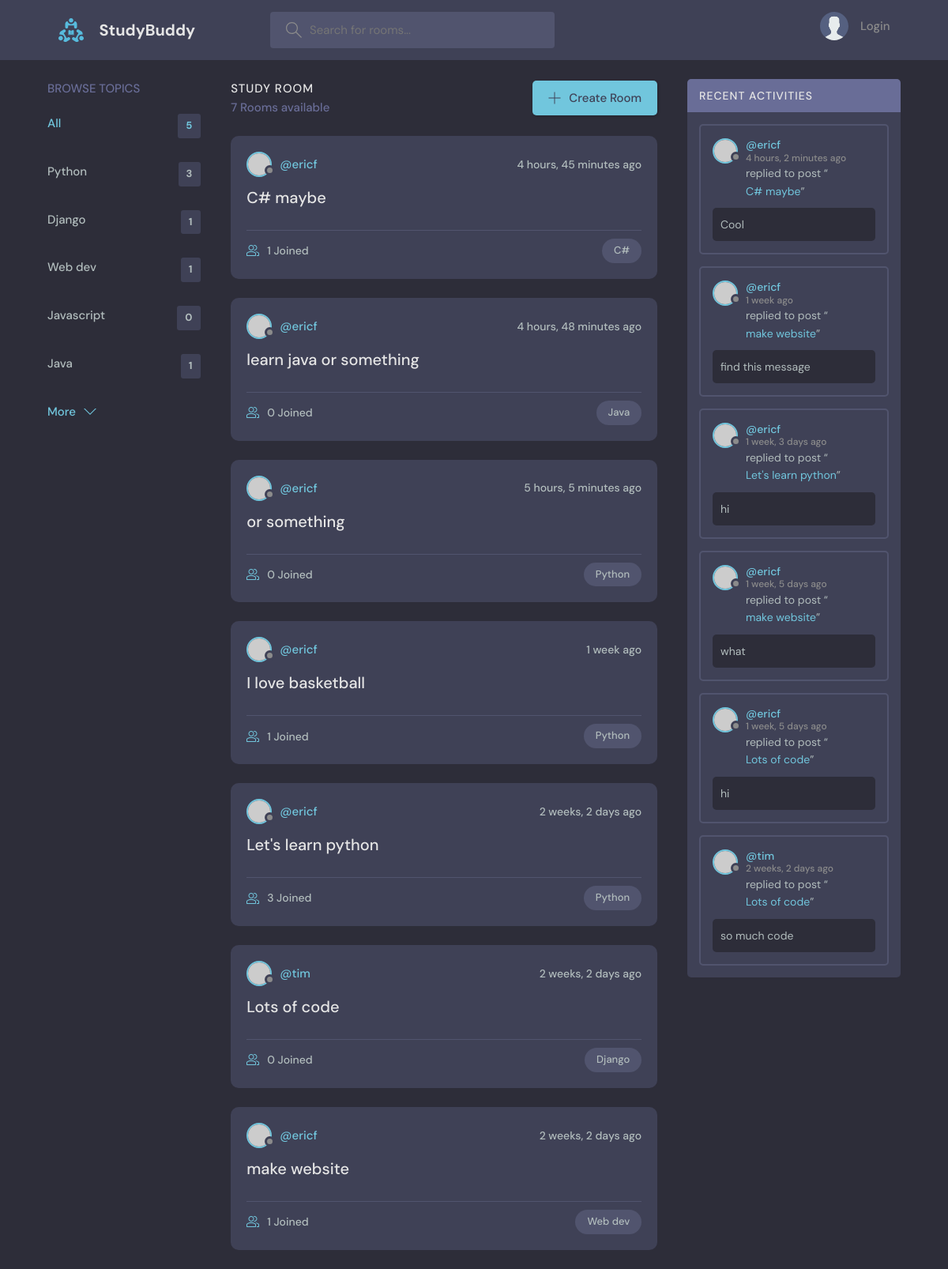
The page / on the database its author committed.
### base/models.py (models this page shows, shortened)
class Topic(models.Model):
    name = models.CharField(max_length=200)

class Room(models.Model):
    host = models.ForeignKey(User, on_delete=models.SET_NULL, null=True)
    topic = models.ForeignKey(Topic, on_delete=models.SET_NULL, null=True)
    name = models.CharField(max_length=200)
    description = models.TextField(null=True, blank=True)
    participants = models.ManyToManyField(User, related_name='participants', blank=True)
    updated = models.DateTimeField(auto_now=True)
    created = models.DateTimeField(auto_now_add=True)
    class Meta: #order by descending date, newest first
        ordering = ['-updated', '-created']
    def __str__(self):
        return self.name

class Message(models.Model):
    user = models.ForeignKey(User, on_delete=models.CASCADE)
    room = models.ForeignKey(Room, on_delete=models.CASCADE)
    body = models.TextField()
    updated = models.DateTimeField(auto_now=True)
    created = models.DateTimeField(auto_now_add=True)
    class Meta: #order by descending date, newest first
        ordering = ['-updated', '-created']

### base/views.py (the view)
# urls.py: path('', views.home, name='home'),
def home(request):
    q = request.GET.get('q') if request.GET.get('q') != None else ''
    rooms = Room.objects.filter(
        Q(topic__name__icontains=q) |
        Q(name__icontains=q) |
        Q(description__icontains=q)
        )
    topics = Topic.objects.all()[0:5]
    room_count = rooms.count()
    room_messages = Message.objects.filter(Q(room__topic__name__icontains=q))
    context = {'rooms': rooms, 'topics': topics,
               'room_count': room_count, 'room_messages':room_messages}
    return render(request, 'base/home.html', context)

### base/templates/base/home.html (shortened to what this page needs)
{% extends 'main.html' %}
{% block content %}
<main class="layout layout--3">
  <div class="container">
    {% include 'base/topics_component.html' %}
    <div class="roomList">
      <div class="roomList__header">
        <div>
          <h2>Study Room</h2>
          <p>{{room_count}} Rooms available</p>
        </div>
        <a class="btn btn--main" href="{% url 'create-room' %}">
          <svg version="1.1" xmlns="http://www.w3.org/2000/svg" width="32" height="32" viewBox="0 0 32 32">
            <title>add</title>
            <path
              d="M16.943 0.943h-1.885v14.115h-14.115v1.885h14.115v14.115h1.885v-14.115h14.115v-1.885h-14.115v-14.115z"
            ></path>
          </svg>
          Create Room
        </a>
      </div>
      {% include 'base/feed_component.html' %}
    </div>
     {% include 'base/activity_component.html' %}
  </div>
</main>
{% endblock %}

### base/templates/base/topics_component.html
<div class="topics">
    <div class="topics__header">
      <h2>Browse Topics</h2>
    </div>
    <ul class="topics__list">
      <li>
        <a href="{% url 'home' %}" class="active">All <span>{{topics.count}}</span></a>
      </li>
      {% for topic in topics %}
      <li>
        <a href="{% url 'home' %}?q={{topic.name}}">{{topic.name}} <span>{{topic.room_set.all.count}}</span></a>
      </li>
      {% endfor %}
    </ul>
    <a class="btn btn--link" href="{% url 'topics' %}">
      More
      <svg version="1.1" xmlns="http://www.w3.org/2000/svg" width="32" height="32" viewBox="0 0 32 32">
        <title>chevron-down</title>
        <path d="M16 21l-13-13h-3l16 16 16-16h-3l-13 13z"></path>
      </svg>
    </a>
  </div>

### base/templates/base/feed_component.html (shortened to what this page needs)
{% for room in rooms %}
<div class="roomListRoom">
    <div class="roomListRoom__header">
      <a href="{% url 'user-profile' room.host.id %}" class="roomListRoom__author">
        <div class="avatar avatar--small">
          <img src="https://randomuser.me/api/portraits/women/11.jpg" />
        </div>
        <span>@{{room.host.username}}</span>
      </a>
      <div class="roomListRoom__actions">
        <span>{{room.created|timesince}} ago</span>
      </div>
    </div>
    <div class="roomListRoom__content">
      <a href="{% url 'room' room.id %}">{{room.name}}</a>
    </div>
    <div class="roomListRoom__meta">
      <a href="{% url 'room' room.id %}l" class="roomListRoom__joined">
        {{room.participants.all.count}} Joined
      </a>
      <p class="roomListRoom__topic">{{room.topic.name}}</p>
    </div>
  </div>
  {% endfor %}

### base/templates/base/activity_component.html (shortened to what this page needs)
<div class="activities">
    <div class="activities__header">
      <h2>Recent Activities</h2>
    </div>
    {% for message in room_messages %}
    <div class="activities__box">
      <div class="activities__boxHeader roomListRoom__header">
        <a href="{% url 'user-profile' message.user.id %}" class="roomListRoom__author">
          <div class="avatar avatar--small">
            <img src="https://randomuser.me/api/portraits/women/11.jpg" />
          </div>
          <p>
            @{{message.user}}
            <span>{{message.created|timesince}} ago</span>
          </p>
        </a>
      </div>
      <div class="activities__boxContent">
        <p>replied to post “<a href="{% url 'room' message.room.id %}">{{message.room}}</a>”</p>
        <div class="activities__boxRoomContent">
          {{message.body}}
        </div>
      </div>
    </div>
    {% endfor %}
  </div>

### rows shown on the page
Topic: name "Python", room_set.all.count "3"
Topic: name "Django", room_set.all.count "1"
Topic: name "Web dev", room_set.all.count "1"
Topic: name "Javascript", room_set.all.count "0"
Topic: name "Java", room_set.all.count "1"
Room: host.username "ericf", created "4 hours, 45 minutes", name "C# maybe", participants.all.count "1", topic.name "C#"
Room: host.username "ericf", created "4 hours, 48 minutes", name "learn java or something", participants.all.count "0", topic.name "Java"
Room: host.username "ericf", created "5 hours, 5 minutes", name "or something", participants.all.count "0", topic.name "Python"
Room: host.username "ericf", created "1 week", name "I love basketball", participants.all.count "1", topic.name "Python"
Room: host.username "ericf", created "2 weeks, 2 days", name "Let's learn python", participants.all.count "3", topic.name "Python"
Room: host.username "tim", created "2 weeks, 2 days", name "Lots of code", participants.all.count "0", topic.name "Django"
Room: host.username "ericf", created "2 weeks, 2 days", name "make website", participants.all.count "1", topic.name "Web dev"
Message: user "ericf", created "4 hours, 2 minutes", room "C# maybe", body "Cool"
Message: user "ericf", created "1 week", room "make website", body "find this message"
Message: user "ericf", created "1 week, 3 days", room "Let's learn python", body "hi"
Message: user "ericf", created "1 week, 5 days", room "make website", body "what"
Message: user "ericf", created "1 week, 5 days", room "Lots of code", body "hi"
Message: user "tim", created "2 weeks, 2 days", room "Lots of code", body "so much code"

### other values the page prints
{{ topics.count }} "5"
{{ room_count }} "7"
